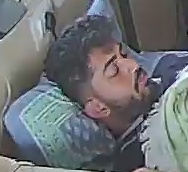
#> input picture AI_security/jobs_face/2_1764406629211.jpg, 188 x 172 px, given in place of stream1, which was not available
$ python capture_data.py
#> lines starting #> are read from the running program, lines starting #| are printed output that depends on the picture; pictures that were not available may be replaced by others from this repository, and a replacement may not be noted
import cv2
import os
import time

# --- CONFIGURATION ---
# Your Door Camera
RTSP_URL = "rtsp://Door_Camera:CREAKmyPASSWORD1219!!!@192.168.0.120:554/stream1"

# Folder for your face data
BASE_DIR = os.path.dirname(os.path.abspath(__file__))
SAVE_FOLDER = os.path.join(BASE_DIR, "dataset", "puneeth")

os.makedirs(SAVE_FOLDER, exist_ok=True)

# We use Haar Cascade for fast, local face finding (just to help us crop)
face_cascade = cv2.CascadeClassifier(cv2.data.haarcascades + 'haarcascade_frontalface_default.xml')

print(f"\n--- SMART DATA COLLECTOR ---")
print(f"Target: {SAVE_FOLDER}")
print(f"Connecting...")

cap = cv2.VideoCapture(RTSP_URL, cv2.CAP_FFMPEG)

if not cap.isOpened():
    print("Error: Camera failed.")
    exit()

count = 0

while True:
    ret, frame = cap.read()
#> frame is the input picture: shape (172, 188, 3); mean B, G, R 115, 111.5, 108.4
    if not ret:
        time.sleep(0.5)
        continue

    # 1. Get Dimensions
    h_orig, w_orig = frame.shape[:2]
#> h_orig = 172; w_orig = 188

    # 2. Optimization: Detect on a small copy (Fast)
    small_frame = cv2.resize(frame, (640, 360))
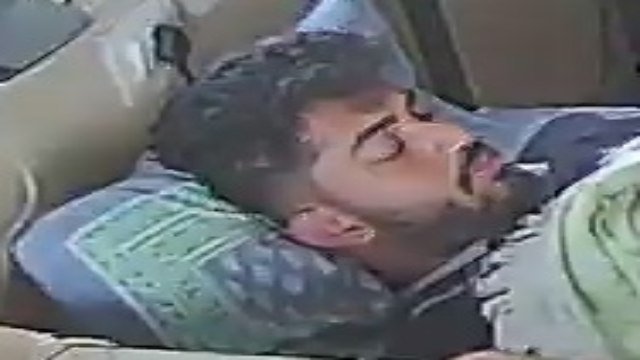
#> small_frame: shape (360, 640, 3); mean B, G, R 114.9, 111.4, 108.3
    gray = cv2.cvtColor(small_frame, cv2.COLOR_BGR2GRAY)
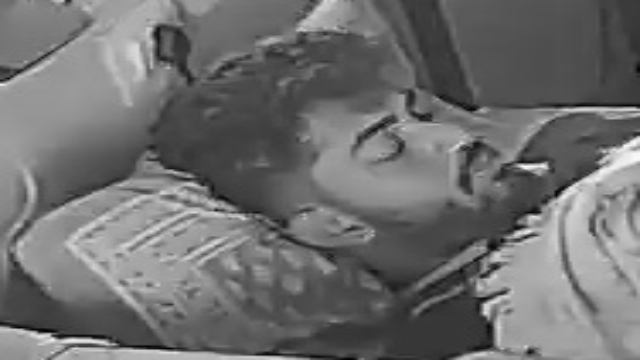
#> gray: shape (360, 640); min 2, max 250, mean 110.8

    # 3. Find Faces
    faces = face_cascade.detectMultiScale(gray, 1.3, 5)
#> faces = ()

    # 4. Prepare Display (Fit to screen)
    display_frame = cv2.resize(frame, (1280, 720))

    # Calculate Scaling Factors
    scale_x_orig = w_orig / 640
#> scale_x_orig = 0.294
    scale_y_orig = h_orig / 360
#> scale_y_orig = 0.478
    scale_x_disp = 1280 / 640
    scale_y_disp = 720 / 360

    current_face_crop = None

    # Draw box if face found
    if len(faces) > 0:
        # Take the largest face
        (x, y, w_box, h_box) = sorted(faces, key=lambda f: f[2] * f[3], reverse=True)[0]

        # --- Logic for SAVING (High Res Crop) ---
        # Add padding (hair/chin)
        pad = int(h_box * 0.2)

        # Map small coords -> Big Original Coords
        real_x = int(x * scale_x_orig)
        real_y = int(y * scale_y_orig)
        real_w = int(w_box * scale_x_orig)
        real_h = int(h_box * scale_y_orig)

        # Calculate Crop Coordinates
        y1 = max(0, real_y - pad)
        y2 = min(h_orig, real_y + real_h + pad)
        x1 = max(0, real_x - pad)
        x2 = min(w_orig, real_x + real_w + pad)

        current_face_crop = frame[y1:y2, x1:x2]

        # --- Logic for DISPLAY (Screen) ---
        disp_x = int(x * scale_x_disp)
        disp_y = int(y * scale_y_disp)
        disp_w = int(w_box * scale_x_disp)
        disp_h = int(h_box * scale_y_disp)

        # Draw Green Box
        cv2.rectangle(display_frame, (disp_x, disp_y), (disp_x + disp_w, disp_y + disp_h), (0, 255, 0), 2)

    cv2.putText(display_frame, f"Saved: {count}", (50, 50), cv2.FONT_HERSHEY_SIMPLEX, 1, (0, 255, 0), 2)
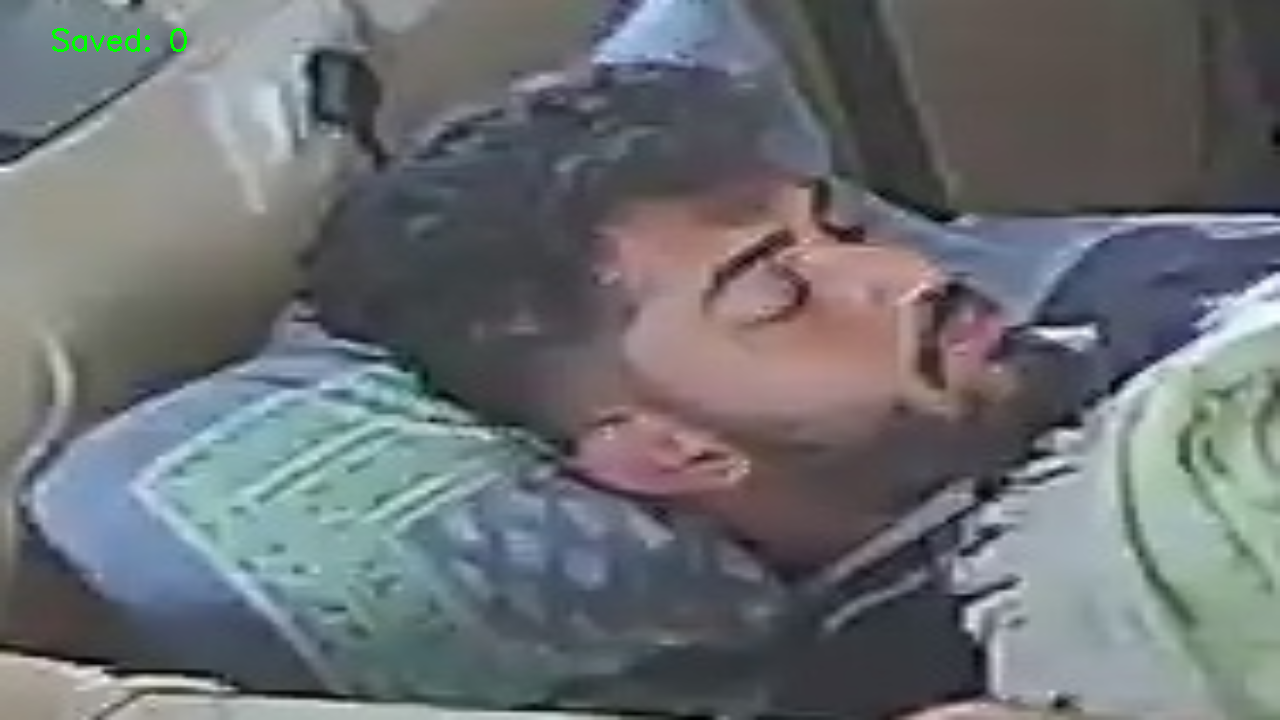
#> display_frame: shape (720, 1280, 3); mean B, G, R 114.7, 111.5, 108.1
    cv2.imshow("Smart Collector - Press S", display_frame)

    key = cv2.waitKey(1) & 0xFF
#> (key q is pressed here)

    if key == ord('s') or key == ord('S'):
        if current_face_crop is not None and current_face_crop.size > 0:
            timestamp = int(time.time())
            filename = f"face_{timestamp}.jpg"
            filepath = os.path.join(SAVE_FOLDER, filename)

            # Save the HD Crop
            cv2.imwrite(filepath, current_face_crop)
            print(f"[SAVED] {filename}")
            count += 1

            # Visual Flash
            cv2.rectangle(display_frame, (0,0), (1280, 720), (255, 255, 255), 10)
            cv2.imshow("Smart Collector - Press S", display_frame)
            cv2.waitKey(50)
        else:
            print("[ERROR] No face detected! Move closer until Green Box appears.")

    elif key == ord('q') or key == ord('Q'):
        break

cap.release()
cv2.destroyAllWindows()

$ run again, on AI_security/jobs_face/2_1764406629765.jpg
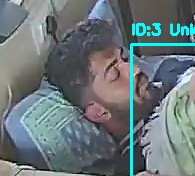
#> input picture AI_security/jobs_face/2_1764406629765.jpg, 195 x 176 px, given in place of stream1, which was not available
#> frame is the input picture: shape (176, 195, 3); mean B, G, R 120.3, 117.5, 106.1
#> `gray = cv2.cvtColor(small_frame, cv2.COLOR_BGR2GRAY)`:
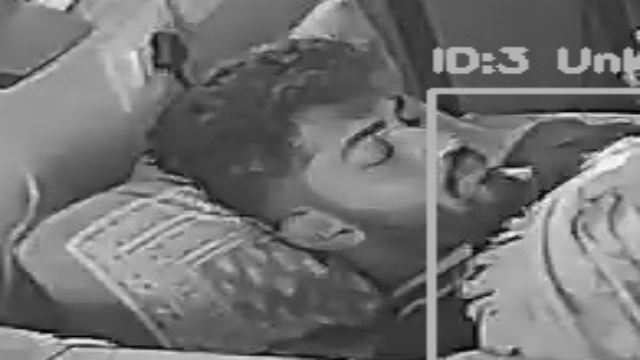
#> gray: shape (360, 640); min 2, max 250, mean 114.3
#> faces = ()
#> `cv2.putText(display_frame, f"Saved: {count}", (50, 50), cv2.FONT_HERSH..`:
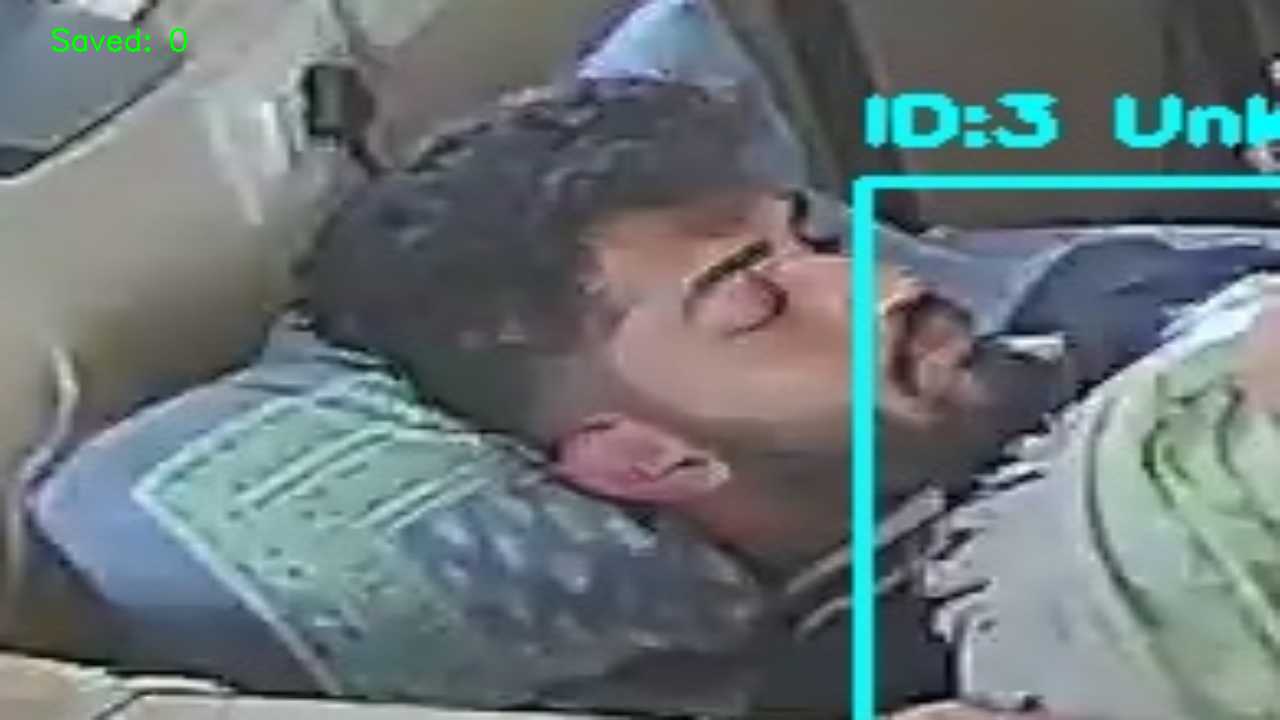
#> display_frame: shape (720, 1280, 3); mean B, G, R 120, 117.5, 105.9

$ run again, on AI_security/jobs_face/2_1764406630311.jpg
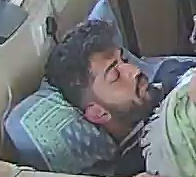
#> input picture AI_security/jobs_face/2_1764406630311.jpg, 196 x 177 px, given in place of stream1, which was not available
#> frame is the input picture: shape (177, 196, 3); mean B, G, R 115.3, 112.5, 108.7
#> `gray = cv2.cvtColor(small_frame, cv2.COLOR_BGR2GRAY)`:
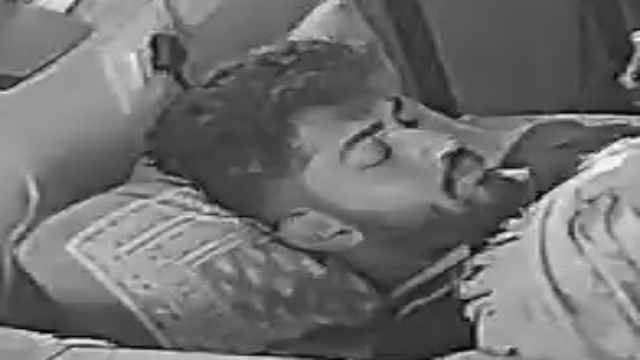
#> gray: shape (360, 640); min 3, max 250, mean 111.6
#> faces = ()
#> `cv2.putText(display_frame, f"Saved: {count}", (50, 50), cv2.FONT_HERSH..`:
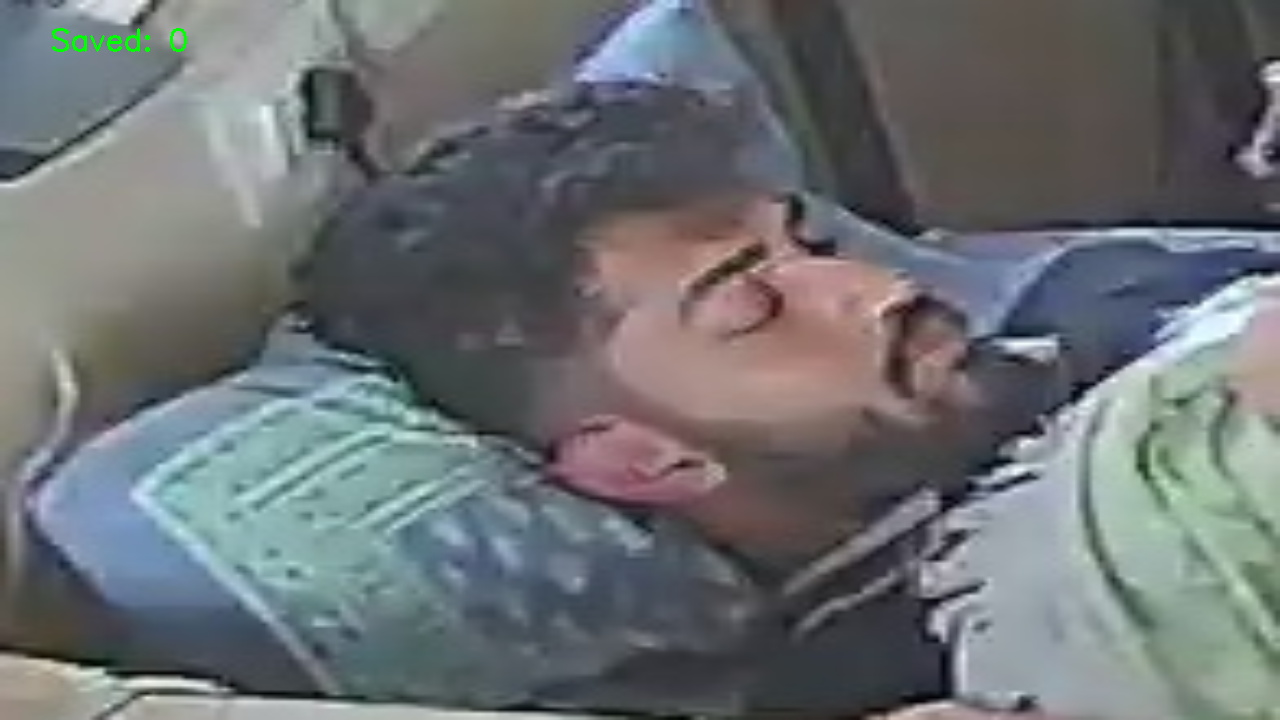
#> display_frame: shape (720, 1280, 3); mean B, G, R 115, 112.5, 108.4
